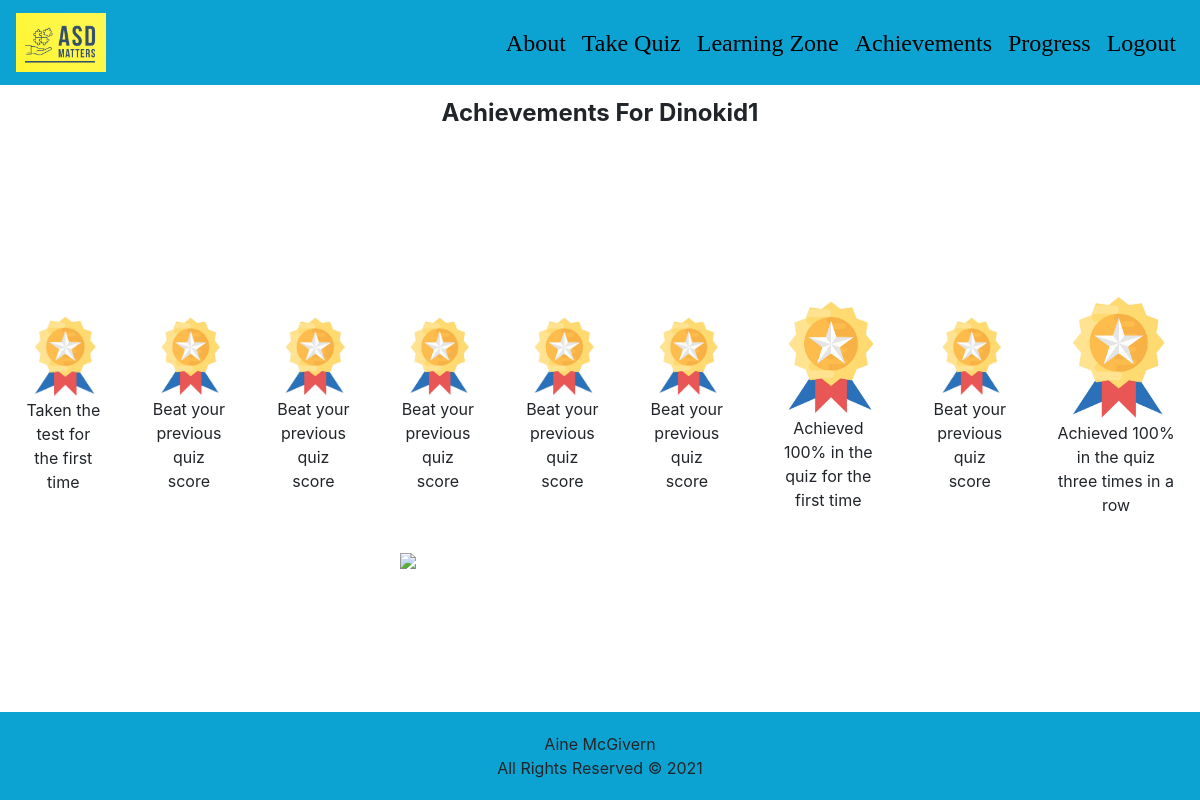
Screenshot of /achievements (signed in) with the database file from the repository.
### app/models.py (models this page shows, shortened)
class User(UserMixin, db.Model):
    id = db.Column(db.Integer, primary_key=True)
    username = db.Column(db.String(64), index=True, unique=True)
    password_hash = db.Column(db.String(128))
    progress = db.Column(db.String(120), index=True, unique=True)
    achievements = db.relationship('Achievement', backref='user', lazy='dynamic')

class Achievement(db.Model):
    id = db.Column(db.Integer, primary_key=True)
    name = db.Column(db.String(128))
    number = db.Column(db.Integer)
    user_id = db.Column(db.Integer, db.ForeignKey('user.id'))

### app/routes.py (the view)
@app.route ('/achievements', methods=['GET'])
def achievements():
    if not current_user.is_authenticated:
        return redirect(url_for('login'))
    return render_template('achievements.html', username=current_user.username,
        achievements=current_user.achievements)

### app/models.py (called while the page is built)
@login.user_loader
def load_user(id):
    return User.query.get(int(id))

### app/templates/achievements.html
{% extends "base.html" %}
{% block content %}
    <p class="achieve">Achievements for {{ username }}</p>
    <div class="achieve-container">
        <div>
            {% if achievements %}
                {% for achievement in achievements %}
                    <div class="achievement-item">
                        <img src="/img/badge.png" />
                    <p>{{ achievement.name }}</p>
                    </div>
                {% endfor %}
            {% else %}
            <p>No Achievements to report!</p>
            {% endif %}
        </div>
         <img class="trophy" src="/img/award1.jpg">
    </div>
{% endblock %}

### app/templates/base.html (shortened to what this page needs)
<!DOCTYPE html>
<html lang="en">
<head>
    <link rel="stylesheet" href="/css/style.css">
    <link rel="stylesheet" href="https://cdn.jsdelivr.net/npm/bootstrap@4.6.0/dist/css/bootstrap.min.css">
</head>
  <body>
    <nav class="navbar navbar-expand-lg navbar-light custom-nav">
      <a class="navbar-brand" href="#"><img src="/img/logo1.png" /></a>
      <div class="collapse navbar-collapse" id="navbarSupportedContent">
        <ul class="navbar-nav ml-auto">
          <li class="nav-item active">
            <a class="nav-link" href="{{ url_for('about') }}">About</a>
          </li>
          <li class="nav-item">
            <a class="nav-link" href="{{ url_for('quiz') }}">Take Quiz</a>
          </li>
          <li class="nav-item">
            <a class="nav-link" href="{{ url_for('learningZone') }}">Learning Zone</a>
          </li>
          <li class="nav-item">
            <a class="nav-link" href="{{ url_for('achievements') }}">Achievements</a>
          </li>
          <li class="nav-item">
            <a class="nav-link" href="{{ url_for('progress') }}">Progress</a>
          </li>
          <li class="nav-item">
            <a class="nav-link" href="{{ url_for('logout') }}">Logout</a>
          </li>
        </ul>
      </div>
    </nav>
{% block content %}{% endblock %}
<footer>
  <p>Aine McGivern <br> All Rights Reserved &copy; 2021</p>
</footer>
  </body>
</html>

### app/static/css/style.css (style rules this page uses)
body { font-style: 13px/20px "Comic Sans MS"; color: black; margin: 0; display: flex; min-height: 100vh; flex-direction: column; }
.achieve { font-size: 24px; font-style:"Comic Sans MS"; font-weight: bold; text-align: center; text-transform: capitalize; margin-top: 10px; }
.achieve-container { flex: 1; display: flex; flex-direction: column; align-items: center; justify-content: center; }
.achieve-container div img { max-width: 180px; width: 100%; }
.achieve-container > div { display: flex; align-items: center; justify-content: center; width: 100%; }
.custom-nav { background-color: #0ca3d2; }
.navbar-light .navbar-nav .nav-link { color: black !important; font-family: 'Comic Sans MS'; font-size: 24px !important; }
.navbar-brand img { max-width: 90px; }
footer { background-color: #0ca3d2; padding: 20px 0; text-align: center; margin-top: auto; }
footer p { margin: 0; font-size: 16px; }
.trophy { max-width: 400px; width: 100%; margin-top: 20px; }
.achieve-container .achievement-item { margin: 0 2%; text-align: center; }

### rows the page displays
User: username "Dinokid1"
Achievement: name "Taken the test for the first time"
Achievement: name "Beat your previous quiz score"
Achievement: name "Beat your previous quiz score"
Achievement: name "Beat your previous quiz score"
Achievement: name "Beat your previous quiz score"
Achievement: name "Beat your previous quiz score"
Achievement: name "Achieved 100% in the quiz for the first time"
Achievement: name "Beat your previous quiz score"
Achievement: name "Achieved 100% in the quiz three times in a row"
